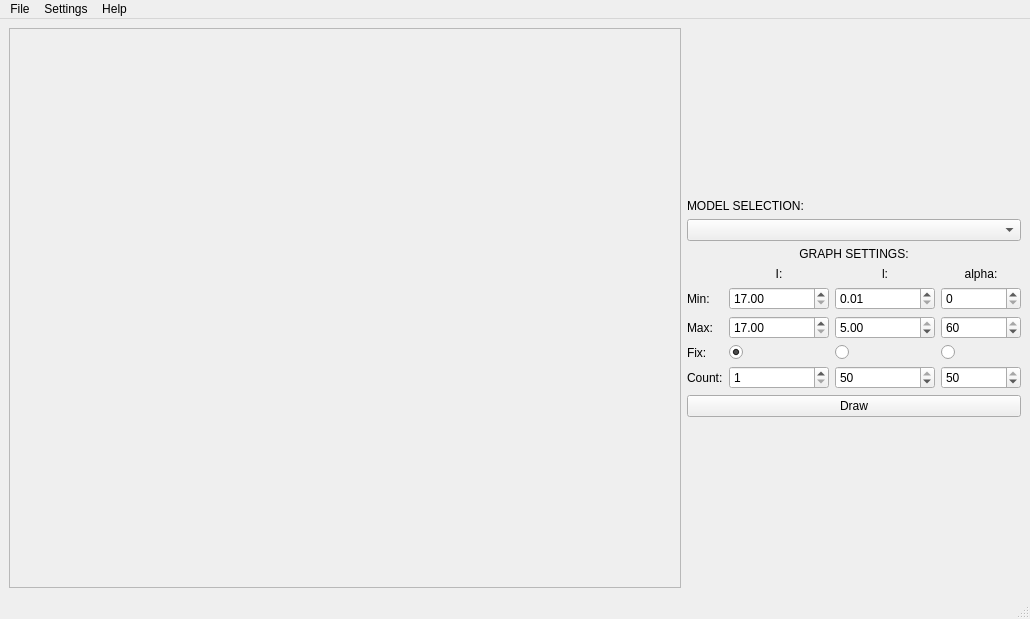
<?xml version="1.0" encoding="UTF-8"?>
<ui version="4.0">
 <class>MainWindow</class>
 <widget class="QMainWindow" name="MainWindow">
  <property name="geometry">
   <rect>
    <x>0</x>
    <y>0</y>
    <width>1030</width>
    <height>619</height>
   </rect>
  </property>
  <property name="sizePolicy">
   <sizepolicy hsizetype="Expanding" vsizetype="Expanding">
    <horstretch>1</horstretch>
    <verstretch>1</verstretch>
   </sizepolicy>
  </property>
  <property name="windowTitle">
   <string>MainWindow</string>
  </property>
  <widget class="QWidget" name="centralwidget">
   <property name="enabled">
    <bool>true</bool>
   </property>
   <property name="sizePolicy">
    <sizepolicy hsizetype="Expanding" vsizetype="Expanding">
     <horstretch>0</horstretch>
     <verstretch>0</verstretch>
    </sizepolicy>
   </property>
   <layout class="QHBoxLayout" name="horizontalLayout_3">
    <item>
     <layout class="QVBoxLayout" name="verticalLayout">
      <property name="sizeConstraint">
       <enum>QLayout::SetNoConstraint</enum>
      </property>
      <item>
       <layout class="QHBoxLayout" name="horizontalLayout">
        <item>
         <widget class="QFrame" name="frame">
          <property name="sizePolicy">
           <sizepolicy hsizetype="MinimumExpanding" vsizetype="MinimumExpanding">
            <horstretch>3</horstretch>
            <verstretch>1</verstretch>
           </sizepolicy>
          </property>
          <property name="minimumSize">
           <size>
            <width>400</width>
            <height>300</height>
           </size>
          </property>
          <property name="frameShape">
           <enum>QFrame::StyledPanel</enum>
          </property>
          <property name="frameShadow">
           <enum>QFrame::Raised</enum>
          </property>
         </widget>
        </item>
        <item>
         <layout class="QVBoxLayout" name="verticalLayout_2">
          <item>
           <layout class="QHBoxLayout" name="horizontalLayout_2"/>
          </item>
          <item>
           <spacer name="verticalSpacer_2">
            <property name="orientation">
             <enum>Qt::Vertical</enum>
            </property>
            <property name="sizeHint" stdset="0">
             <size>
              <width>20</width>
              <height>40</height>
             </size>
            </property>
           </spacer>
          </item>
          <item>
           <widget class="QLabel" name="label_5">
            <property name="text">
             <string>MODEL SELECTION:</string>
            </property>
           </widget>
          </item>
          <item>
           <widget class="QComboBox" name="comboBoxSelectModel">
            <property name="sizePolicy">
             <sizepolicy hsizetype="MinimumExpanding" vsizetype="Fixed">
              <horstretch>0</horstretch>
              <verstretch>0</verstretch>
             </sizepolicy>
            </property>
            <property name="minimumSize">
             <size>
              <width>200</width>
              <height>0</height>
             </size>
            </property>
           </widget>
          </item>
          <item>
           <widget class="QLabel" name="label_10">
            <property name="text">
             <string>GRAPH SETTINGS:</string>
            </property>
            <property name="alignment">
             <set>Qt::AlignCenter</set>
            </property>
           </widget>
          </item>
          <item>
           <layout class="QGridLayout" name="gridLayout_2">
            <item row="1" column="3">
             <widget class="QLabel" name="label_4">
              <property name="sizePolicy">
               <sizepolicy hsizetype="Expanding" vsizetype="Preferred">
                <horstretch>0</horstretch>
                <verstretch>0</verstretch>
               </sizepolicy>
              </property>
              <property name="text">
               <string>alpha:</string>
              </property>
              <property name="alignment">
               <set>Qt::AlignCenter</set>
              </property>
             </widget>
            </item>
            <item row="1" column="2">
             <widget class="QLabel" name="label_3">
              <property name="sizePolicy">
               <sizepolicy hsizetype="Expanding" vsizetype="Preferred">
                <horstretch>0</horstretch>
                <verstretch>0</verstretch>
               </sizepolicy>
              </property>
              <property name="text">
               <string>l:</string>
              </property>
              <property name="alignment">
               <set>Qt::AlignCenter</set>
              </property>
             </widget>
            </item>
            <item row="9" column="3">
             <widget class="QSpinBox" name="a_count_spinbox">
              <property name="minimumSize">
               <size>
                <width>80</width>
                <height>0</height>
               </size>
              </property>
              <property name="minimum">
               <number>1</number>
              </property>
              <property name="maximum">
               <number>50</number>
              </property>
              <property name="value">
               <number>50</number>
              </property>
             </widget>
            </item>
            <item row="8" column="3">
             <widget class="QRadioButton" name="fix_a_radio">
              <property name="text">
               <string/>
              </property>
             </widget>
            </item>
            <item row="3" column="2">
             <widget class="QDoubleSpinBox" name="l_min_spinbox">
              <property name="minimumSize">
               <size>
                <width>100</width>
                <height>0</height>
               </size>
              </property>
              <property name="minimum">
               <double>0.010000000000000</double>
              </property>
              <property name="maximum">
               <double>2.000000000000000</double>
              </property>
              <property name="singleStep">
               <double>0.010000000000000</double>
              </property>
              <property name="value">
               <double>0.010000000000000</double>
              </property>
             </widget>
            </item>
            <item row="3" column="1">
             <widget class="QDoubleSpinBox" name="i_min_spinbox">
              <property name="sizePolicy">
               <sizepolicy hsizetype="Minimum" vsizetype="Fixed">
                <horstretch>0</horstretch>
                <verstretch>0</verstretch>
               </sizepolicy>
              </property>
              <property name="minimumSize">
               <size>
                <width>100</width>
                <height>0</height>
               </size>
              </property>
              <property name="minimum">
               <double>17.000000000000000</double>
              </property>
              <property name="maximum">
               <double>19.000000000000000</double>
              </property>
              <property name="singleStep">
               <double>0.100000000000000</double>
              </property>
             </widget>
            </item>
            <item row="6" column="1">
             <widget class="QDoubleSpinBox" name="i_max_spinbox">
              <property name="minimum">
               <double>17.000000000000000</double>
              </property>
              <property name="maximum">
               <double>19.000000000000000</double>
              </property>
              <property name="singleStep">
               <double>0.100000000000000</double>
              </property>
             </widget>
            </item>
            <item row="3" column="0">
             <widget class="QLabel" name="label_6">
              <property name="text">
               <string>Min:</string>
              </property>
             </widget>
            </item>
            <item row="6" column="2">
             <widget class="QDoubleSpinBox" name="l_max_spinbox">
              <property name="sizePolicy">
               <sizepolicy hsizetype="Minimum" vsizetype="Fixed">
                <horstretch>0</horstretch>
                <verstretch>0</verstretch>
               </sizepolicy>
              </property>
              <property name="minimumSize">
               <size>
                <width>100</width>
                <height>0</height>
               </size>
              </property>
              <property name="maximum">
               <double>5.000000000000000</double>
              </property>
              <property name="singleStep">
               <double>0.010000000000000</double>
              </property>
              <property name="value">
               <double>5.000000000000000</double>
              </property>
             </widget>
            </item>
            <item row="6" column="3">
             <widget class="QSpinBox" name="a_max_spinbox">
              <property name="maximum">
               <number>60</number>
              </property>
              <property name="singleStep">
               <number>1</number>
              </property>
              <property name="value">
               <number>60</number>
              </property>
             </widget>
            </item>
            <item row="3" column="3">
             <widget class="QSpinBox" name="a_min_spinbox">
              <property name="minimumSize">
               <size>
                <width>80</width>
                <height>0</height>
               </size>
              </property>
              <property name="maximum">
               <number>60</number>
              </property>
             </widget>
            </item>
            <item row="1" column="1">
             <widget class="QLabel" name="label_2">
              <property name="sizePolicy">
               <sizepolicy hsizetype="Expanding" vsizetype="Preferred">
                <horstretch>0</horstretch>
                <verstretch>0</verstretch>
               </sizepolicy>
              </property>
              <property name="text">
               <string>I:</string>
              </property>
              <property name="alignment">
               <set>Qt::AlignCenter</set>
              </property>
             </widget>
            </item>
            <item row="9" column="0">
             <widget class="QLabel" name="label_9">
              <property name="text">
               <string>Count:</string>
              </property>
             </widget>
            </item>
            <item row="8" column="0">
             <widget class="QLabel" name="label_8">
              <property name="text">
               <string>Fix:</string>
              </property>
             </widget>
            </item>
            <item row="9" column="2">
             <widget class="QSpinBox" name="l_count_spinbox">
              <property name="minimum">
               <number>1</number>
              </property>
              <property name="maximum">
               <number>50</number>
              </property>
              <property name="value">
               <number>50</number>
              </property>
             </widget>
            </item>
            <item row="6" column="0">
             <widget class="QLabel" name="label_7">
              <property name="text">
               <string>Max:</string>
              </property>
             </widget>
            </item>
            <item row="8" column="1">
             <widget class="QRadioButton" name="fix_i_radio">
              <property name="text">
               <string/>
              </property>
              <property name="checked">
               <bool>true</bool>
              </property>
             </widget>
            </item>
            <item row="9" column="1">
             <widget class="QSpinBox" name="i_count_spinbox">
              <property name="minimum">
               <number>1</number>
              </property>
              <property name="maximum">
               <number>50</number>
              </property>
             </widget>
            </item>
            <item row="8" column="2">
             <widget class="QRadioButton" name="fix_l_radio">
              <property name="text">
               <string/>
              </property>
             </widget>
            </item>
           </layout>
          </item>
          <item>
           <widget class="QPushButton" name="drawPredictionButton">
            <property name="text">
             <string>Draw</string>
            </property>
           </widget>
          </item>
          <item>
           <spacer name="verticalSpacer">
            <property name="orientation">
             <enum>Qt::Vertical</enum>
            </property>
            <property name="sizeHint" stdset="0">
             <size>
              <width>20</width>
              <height>40</height>
             </size>
            </property>
           </spacer>
          </item>
         </layout>
        </item>
       </layout>
      </item>
      <item>
       <layout class="QGridLayout" name="gridLayout"/>
      </item>
     </layout>
    </item>
   </layout>
  </widget>
  <widget class="QMenuBar" name="menubar">
   <property name="geometry">
    <rect>
     <x>0</x>
     <y>0</y>
     <width>1030</width>
     <height>21</height>
    </rect>
   </property>
   <widget class="QMenu" name="menuFile">
    <property name="title">
     <string>File</string>
    </property>
    <addaction name="actionOpen_folder"/>
    <addaction name="separator"/>
    <addaction name="actionQuit"/>
   </widget>
   <widget class="QMenu" name="menuSettings">
    <property name="title">
     <string>Settings</string>
    </property>
    <addaction name="actionModels"/>
   </widget>
   <widget class="QMenu" name="menuHelp">
    <property name="title">
     <string>Help</string>
    </property>
    <addaction name="actionAbout"/>
   </widget>
   <addaction name="menuFile"/>
   <addaction name="menuSettings"/>
   <addaction name="menuHelp"/>
  </widget>
  <widget class="QStatusBar" name="statusbar"/>
  <action name="actionAbout">
   <property name="text">
    <string>About</string>
   </property>
  </action>
  <action name="actionOpen_folder">
   <property name="text">
    <string>Open Folder with Models</string>
   </property>
  </action>
  <action name="actionQuit">
   <property name="text">
    <string>Quit</string>
   </property>
  </action>
  <action name="actionModels">
   <property name="text">
    <string>Allowed models</string>
   </property>
  </action>
  <action name="actionGraph">
   <property name="text">
    <string>Graph Type</string>
   </property>
  </action>
 </widget>
 <resources/>
 <connections/>
</ui>
